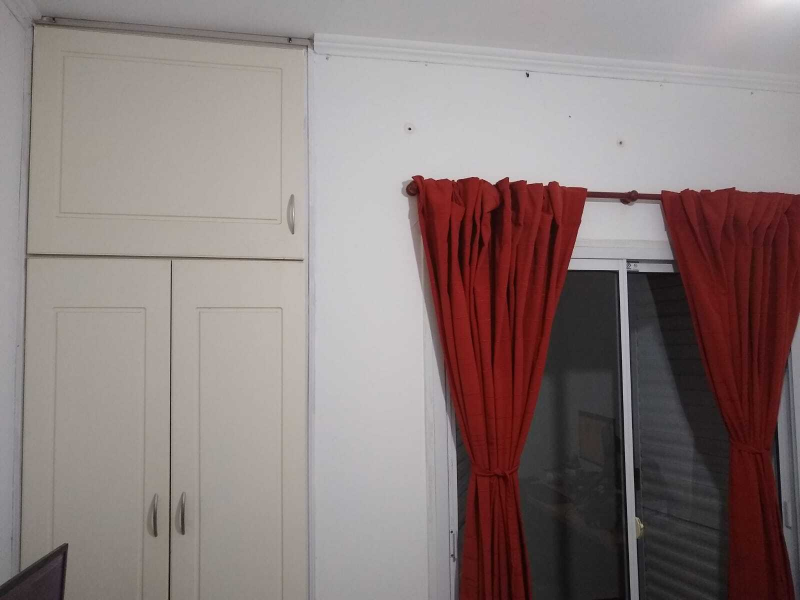
#> input picture 10_Medicion/test.jpeg, 1600 x 1200 px (shown at 1/2 size)
$ python main.py
#> lines starting #> are read from the running program, lines starting #| are printed output that depends on the picture
import numpy as np
import cv2
import  math

originalImage = cv2.imread("test.jpeg")
#> originalImage is the input picture: shape (1200, 1600, 3); mean B, G, R 124.5, 125.9, 139.5
originalImage = cv2.resize(originalImage,(800,600), interpolation=cv2.INTER_CUBIC)
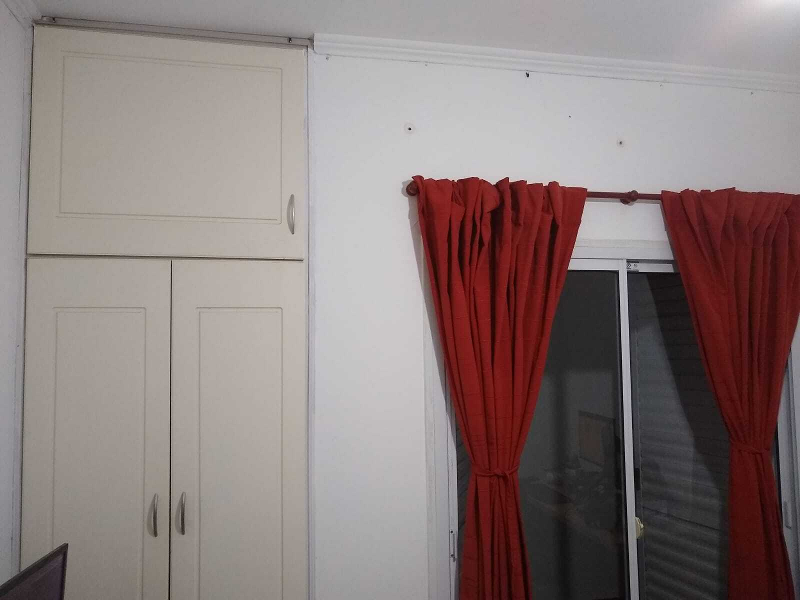
#> originalImage: shape (600, 800, 3); mean B, G, R 124.5, 125.9, 139.5
img = originalImage.copy()
counter = 0
rows, cols, ch = img.shape
#> rows = 600; cols = 800; ch = 3
window = ""
index = 0
width = 0.83
selectedPoints = [[35, 25], [305, 49], [303, 258], [28, 252]]

#print("SELECCIONE LAS ESQUINAS EN SENTIDO HORARIO DE LA PUERTA, COMENZANDO CON LA ESQUINA SUPERIOR IZQUIERDA")


def draw_dot(event, x, y, flags, param):
    global img
    global window
    global counter

    if event == cv2.EVENT_LBUTTONUP:
        if window == "Points" or window == "Mesure" and counter < 2:
            cv2.circle(img, (x, y), 2, (0, 0, 255), 4)
            append_new_point([x, y])


def append_new_point(point):
    global counter
    selectedPoints.append(point)
    counter += 1
    print(selectedPoints, counter)


# [11 lines of commented-out code are left out]

RECTIFIED_WIDTH = selectedPoints[1][0] - selectedPoints[0][0] #estos puntos son para aproximar el tamaño final de la imagen
RECTIFIED_HEIGHT = selectedPoints[3][1] - selectedPoints[0][1]

WIDTH_DISTANCE = math.sqrt(math.pow(selectedPoints[1][0] - selectedPoints[0][0],2) + math.pow(selectedPoints[1][1] - selectedPoints[0][1],2))
HEIGHT_DISTANCE = math.sqrt(math.pow(selectedPoints[3][0] - selectedPoints[0][0],2) + math.pow(selectedPoints[3][1] - selectedPoints[0][1],2))

rate = (RECTIFIED_WIDTH / WIDTH_DISTANCE)

print(WIDTH_DISTANCE,HEIGHT_DISTANCE,rate)

rectifiedPoints = [[0, 0], [RECTIFIED_WIDTH, 0], []]
src = np.array([selectedPoints], np.float32)
dst = np.array([[0, 0], [RECTIFIED_WIDTH, 0], [RECTIFIED_WIDTH, RECTIFIED_HEIGHT], [0, RECTIFIED_HEIGHT]], np.float32)

M = cv2.getPerspectiveTransform(src, dst)
warped = cv2.warpPerspective(originalImage, M, (RECTIFIED_WIDTH, RECTIFIED_HEIGHT))
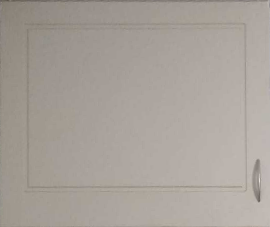
#> warped: shape (227, 270, 3); mean B, G, R 154.3, 161.3, 168.3


counter = 0
selectedPoints.clear()
cv2.namedWindow(winname= "Mesure")
cv2.setMouseCallback("Mesure", draw_dot)
img = originalImage.copy()
window = "Mesure"

while(1):
    while counter < 2:
        cv2.imshow("Mesure", img)
        k = cv2.waitKey(1) & 0xFF
#> (key Esc is pressed here)
        if k == 27:
            break
        elif k == ord('r'):
            img = originalImage.copy()
            counter = 0
    cv2.imshow("Mesure", img)
    if counter > 2:
        counter = 2
        del selectedPoints[2:len(selectedPoints) - 1]

    mesured_distance = math.sqrt(
#> (the run stopped early here; a loop or call above may not have finished)
